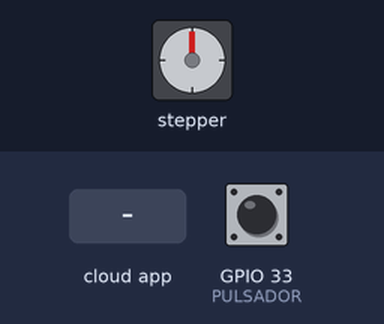
Simulated run of this sketch. Board: ESP8266 (NodeMCU). Shown: stepper motor. Wiring (inferred from the names in the program): stepper motor (2048 steps per turn assumed): coils GPIO 27, GPIO 14, GPIO 12, GPIO 13. Inputs (shaded band) come from the test bench; at power-on: GPIO 33 (PULSADOR) LOW. WiFi joins after 1.5 s; servers stay silent unless stated; what the sketch prints to the serial monitor is not drawn.

Above: at 2.7 s.
2.8 s: the phone or cloud app sets arriba to 0
At 4.0 s:
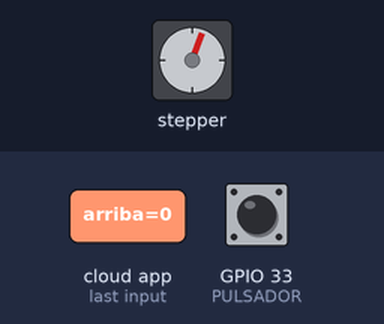
5.8 s: GPIO 33 (PULSADOR) pulled HIGH for 0.15 s
At 5.8 s:
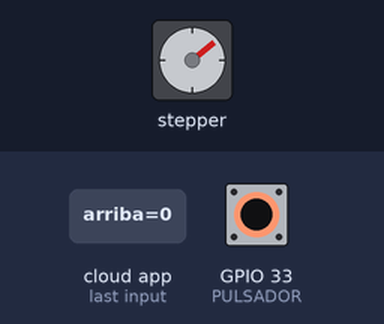
7.4 s: the phone or cloud app sets abajo to 0
At 8.13 s:
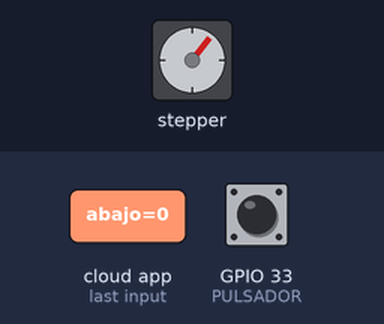
10.4 s: GPIO 33 (PULSADOR) pulled HIGH for 1 s
At 10.4 s:
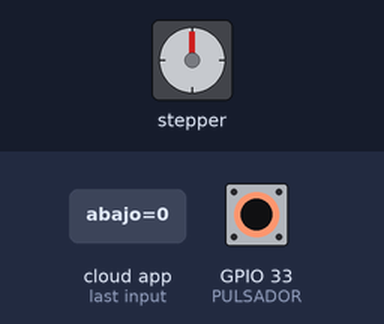
12.9 s: the phone or cloud app sets arriba to 1
At 13.08 s:
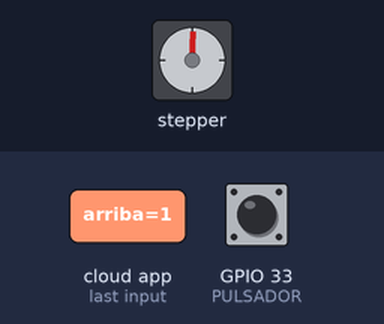
15.9 s: GPIO 33 (PULSADOR) pulled HIGH for 3.2 s
At 15.9 s:
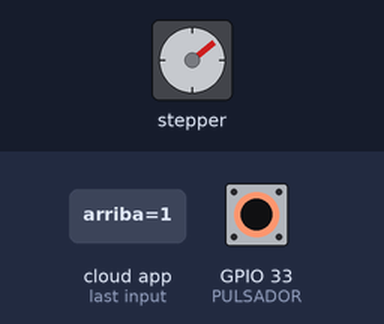
Timing chart, 0 to 18.9 s (numbered marks = the images above; inputs shaded):
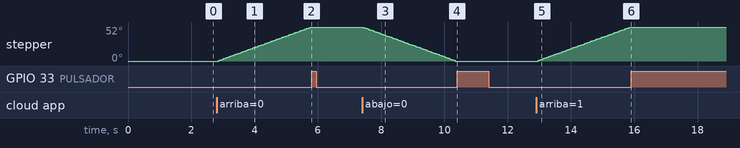

Measured:
- after the input at 2.8 s, stepper: keeps turning clockwise at about 18°/s, starting after 0.06 s
- after the input at 5.8 s, stepper: stops changing and stays 52°
- after the input at 7.4 s, stepper: keeps turning counter-clockwise at about 18°/s, starting at once
- after the input at 10.4 s, stepper: stops changing and stays 0°
- after the input at 12.9 s, stepper: keeps turning clockwise at about 18°/s, starting after 0.06 s
- after the input at 15.9 s, stepper: stops changing and stays 52°

The sketch:

app.ino
```cpp
#include <Arduino.h>
#ifdef ESP32
#include <WiFi.h>
#else
#include <ESP8266WiFi.h>
#endif
#include "fauxmoESP.h"

#define SERIAL_BAUDRATE 115200

/* Network credenciales */
#define WIFI_SSID "RUT950_476A"
#define WIFI_PASS "Nq5c6Y3F"

/* IDs */
#define ID_SUBIR "arriba"
#define ID_BAJAR "abajo"
#define ID_PARAR "alto"


/* Paso Completo 2 Bobinas*/
int paso[4][4] = {
  { 1, 1, 0, 0 },
  { 0, 1, 1, 0 },
  { 0, 0, 1, 1 },
  { 1, 0, 0, 1 }
};
// demora en ms
int demora = 10;
// pines
int IN1 = 27;
int IN2 = 14;
int IN3 = 12;
int IN4 = 13;
int PULSADOR = 33;

bool girarDelante = false;
bool girarAtras = false;

fauxmoESP fauxmo;


void wifiSetup() {

  // Set WIFI module to STA mode
  WiFi.mode(WIFI_STA);

  // Connect
  Serial.printf("[WIFI] Connecting to %s ", WIFI_SSID);
  WiFi.begin(WIFI_SSID, WIFI_PASS);

  // Wait
  while (WiFi.status() != WL_CONNECTED) {
    Serial.print(".");
    delay(100);
  }
  Serial.println();

  // Connected!
  Serial.printf("[WIFI] STATION Mode, SSID: %s, IP address: %s\n", WiFi.SSID().c_str(), WiFi.localIP().toString().c_str());
}

void isr(){
  girarDelante = false;
  girarAtras = false;
  digitalWrite(IN1, LOW);  // detiene.
  digitalWrite(IN2, LOW);
  digitalWrite(IN3, LOW);
  digitalWrite(IN4, LOW);
}

void setup() {

  // Init serial port and clean garbage
  Serial.begin(SERIAL_BAUDRATE);

  // Inicialisar los pines
  pinMode(IN1, OUTPUT);
  pinMode(IN2, OUTPUT);
  pinMode(IN3, OUTPUT);
  pinMode(IN4, OUTPUT);
  pinMode(PULSADOR, INPUT_PULLDOWN);
  attachInterrupt(PULSADOR, isr, RISING);

  // Wifi
  wifiSetup();

  fauxmo.createServer(true);  // not needed, this is the default value
  fauxmo.setPort(80);         // This is required for gen3 devices
  fauxmo.enable(true);
  // Add virtual devices
  fauxmo.addDevice(ID_SUBIR);
  fauxmo.addDevice(ID_BAJAR);
  fauxmo.addDevice(ID_PARAR);
  fauxmo.onSetState([](unsigned char device_id, const char* device_name, bool state, unsigned char value) {
    Serial.printf("[MAIN] Device #%d (%s) state: %s value: %d\n", device_id, device_name, state ? "ON" : "OFF", value);

    if (strcmp(device_name, ID_SUBIR) == 0) {
      girarDelante = true;
      girarAtras = false;
    } else if (strcmp(device_name, ID_BAJAR) == 0) {
      girarAtras = true;
      girarDelante = false;
    } else if (strcmp(device_name, ID_PARAR) == 0) {
      girarDelante = false;
      girarAtras = false;
      digitalWrite(IN1, LOW);  // detiene.
      digitalWrite(IN2, LOW);
      digitalWrite(IN3, LOW);
      digitalWrite(IN4, LOW);;
    }
  });
}

void loop() {

  fauxmo.handle();

  while (girarDelante) {
      for (int i = 0; i < 4; i++)       // bucle recorre la matriz de a una fila por vez
      {                                 // para obtener los valores logicos a aplicar
        digitalWrite(IN1, paso[i][0]);  // a IN1, IN2, IN3 e IN4
        digitalWrite(IN2, paso[i][1]);
        digitalWrite(IN3, paso[i][2]);
        digitalWrite(IN4, paso[i][3]);
        delay(demora);
      };
    };

    while (girarAtras) {
      for (int i = 3; i >= 0; i--)      // bucle recorre la matriz de a una fila por vez
      {                                 // para obtener los valores logicos a aplicar
        digitalWrite(IN4, paso[i][3]);  // a IN1, IN2, IN3 e IN4
        digitalWrite(IN3, paso[i][2]);
        digitalWrite(IN2, paso[i][1]);
        digitalWrite(IN1, paso[i][0]);
        delay(demora);
      };
    };

}
```
